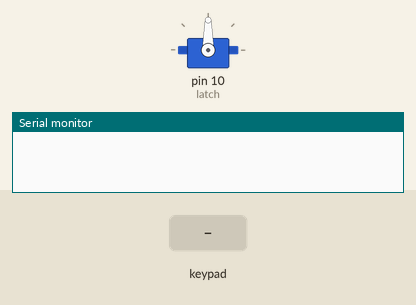
Recording of a sketch running on a simulated Arduino Uno, built with avr-gcc and run on an emulated ATmega328P. On the bench: servo, the last lines printed to the serial monitor. The test bench sets the inputs (shaded band).

Above: at 1.2 s.
1.3 s: key '*' pressed
At 2.4 s:
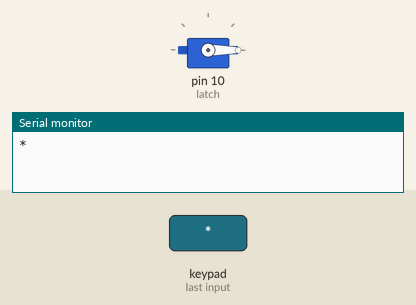
2.8 s: keypad keys 1 2 3 4 pressed 0.4 s apart
5.9 s: key 'A' pressed
7.4 s: keypad keys 1 2 3 4 # pressed 0.4 s apart
10.9 s: key 'B' pressed
12.4 s: keypad keys 1 2 3 4 A pressed 0.4 s apart
Timing chart, 0 to 15.4 s (numbered marks = the images above; inputs shaded):
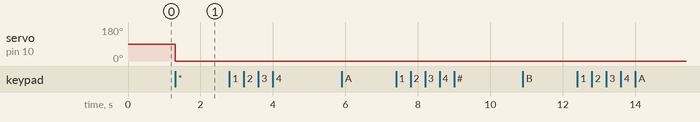

Measured:
- after the input at 1.3 s, servo on pin 10 (latch): 90° → 0° at once

The sketch:

keypadSafe.ino
```cpp
#include <Keypad.h>
#include <Servo.h>

/* LABMATT DASAFE CODE
 * Keypad Libray: https://playground.arduino.cc/Code/Keypad/#Download
 * Keypad Libray also includes example skech on how to use the keypad that this skech was based on.
 */

Servo latch;

String currentCode = "";
String keycode = "1234";

const int ROW_NUM = 4; //four rows
const int COLUMN_NUM = 4; //four columns

char keys[ROW_NUM][COLUMN_NUM] = {
  {'1','2','3', 'A'},
  {'4','5','6', 'B'},
  {'7','8','9', 'C'},
  {'*','0','#', 'D'}
};

byte pin_rows[ROW_NUM] = {9, 8, 7, 6}; //connect to the row pinouts of the keypad
byte pin_column[COLUMN_NUM] = {5, 4, 3, 2}; //connect to the column pinouts of the keypad

Keypad keypad = Keypad( makeKeymap(keys), pin_rows, pin_column, ROW_NUM, COLUMN_NUM );

void setup(){
  latch.attach(10);
  Serial.begin(9600);
}

void loop(){
  char key = keypad.getKey();

  if (key){
    Serial.println(key);

    // A switch statment is one LARGE if statment.
    switch(key)
    {

      // If hash, check if code is correct. If CORRECT open the safe. Else clear the current code and Beep angarly.
      case '#':
      if(currentCode == keycode)
      {
        // Unlock DaSafe
        Serial.println("Code Correct");
        latch.attach(10);
        latch.write(90);
        delay(1000);
        latch.detach();
        currentCode = "";
      } else
      {
        currentCode = "";
      }
      break;

      // If astix key is hit, lock the safe and clear the current code entery.
      case '*':
      latch.attach(10);
      latch.write(0);
      delay(1000);
      latch.detach();
      break;

      // If(key == 'C') Then clear the currentCode. If we made a mistake
      case 'C':
      currentCode = "";
      break;

      default:
      currentCode = String(currentCode + key);
      Serial.println(currentCode);
      break;
    }

  }
}
```
